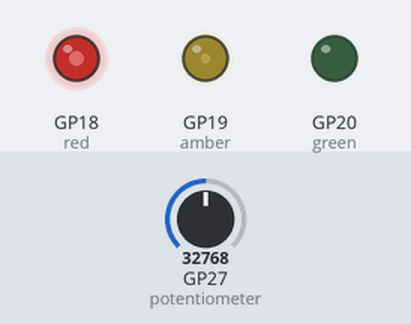
Recording of a program running on a simulated Raspberry Pi Pico running MicroPython. Shown: output pins drawn as LEDs (lit = HIGH). The inputs (shaded band) are chosen by the test bench; at power-on: GP27 (potentiometer) = 32768 (analog values on the 0–65535 scale). What the program prints to the serial console is not drawn.

Above: at 1.2 s.
1.3 s: GP27 (potentiometer) set to 40655
At 2.5 s:
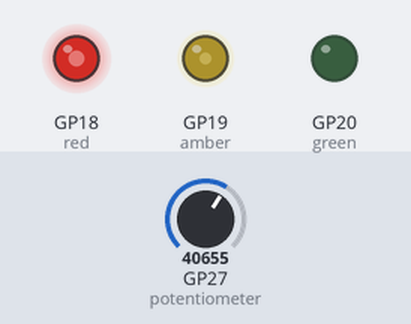
2.8 s: GP27 (potentiometer) set to 45874
At 3.9 s:
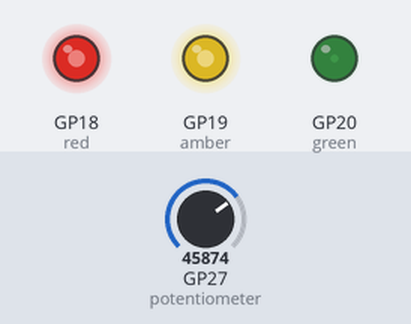
4.3 s: GP27 (potentiometer) set to 57670
At 5.0 s:
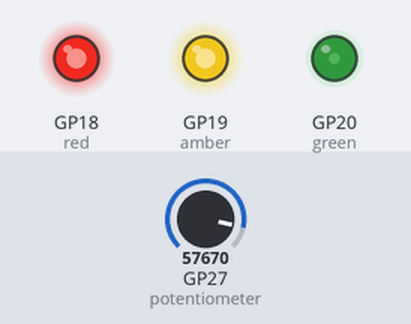
5.8 s: GP27 (potentiometer) set to 19660
At 6.1 s:
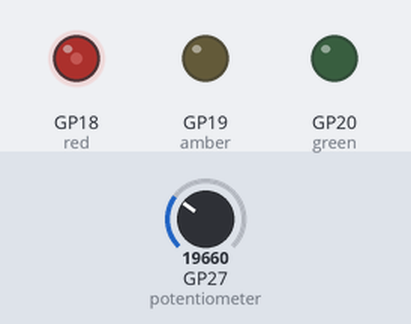
7.3 s: GP27 (potentiometer) set to 7864
At 8.2 s:
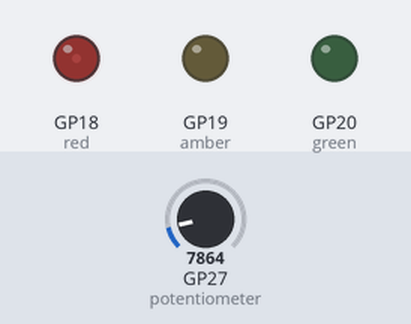
8.8 s: GP27 (potentiometer) set to 345
At 9.3 s:
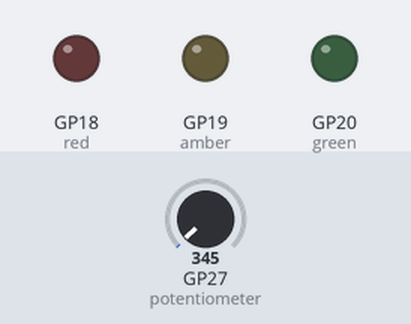
Timing chart, 0 to 11.3 s (numbered marks = the images above; inputs shaded):
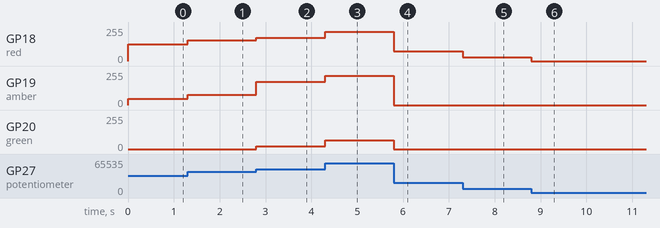

Measured:
- after the input at 1.3 s, GP18 (red): 124/255 → 154/255 at once; GP19 (amber): 46/255 → 76/255 at once
- after the input at 2.8 s, GP18 (red): 154/255 → 175/255 at once; GP19 (amber): 76/255 → 175/255 at once; GP20 (green): 0/255 → 19/255 at once
- after the input at 4.3 s, GP18 (red), GP19 (amber): 175/255 → 221/255 at once; GP20 (green): 19/255 → 65/255 at once
- after the input at 5.8 s, GP18 (red): 221/255 → 73/255 at once; GP19 (amber): 221/255 → 0/255 at once; GP20 (green): 65/255 → 0/255 at once
- after the input at 7.3 s, GP18 (red): 73/255 → 27/255 at once
- after the input at 8.8 s, GP18 (red): 27/255 → 0/255 at once

The program:

day4.py
```python
# Day 4 of PiHut Codemas 2022
# The potential of potentiometer

# Imports (including PWM and ADC)
from machine import ADC, Pin, PWM
import time

# Set up the potentiometer on ADC pin 27
potentiometer = ADC(Pin(27))

# Set up the LED pins
red = PWM(Pin(18, Pin.OUT))
amber = PWM(Pin(19, Pin.OUT))
green = PWM(Pin(20, Pin.OUT))


# Set the PWM Frequency
# Sets how often to switch the power between on and off for the LED
red.freq(1000)
amber.freq(1000)
green.freq(1000)

# Create a variable for our reading
reading = 0

while True: # Run forever

    reading = potentiometer.read_u16() - 1000 # Read the potentiometer value and set this as our reading variable value
    if reading < 1000:
        reading = 0

    print(reading) # Print the reading

    # Set the LED PWM duty cycle to the potentiometer reading value
    # The duty cycle tells the LED for how long it should be on each time
    #led.duty_u16(reading)
    if reading <= 20000: # If reading is less than or equal to 20000
        red.duty_u16(reading) # Red ON
        amber.duty_u16(0)
        green.duty_u16(0)

    elif 20000 < reading < 40000: # If reading is between 20000 and 40000
        red.duty_u16(reading)
        amber.duty_u16(reading - 20000) # Amber ON
        green.duty_u16(0)

    elif reading >= 40000: # If reading is greater than or equal to 40000
        red.duty_u16(reading)
        amber.duty_u16(reading)
        green.duty_u16(reading - 40000) # Green ON

    time.sleep(0.0001) # A really short delay
```
